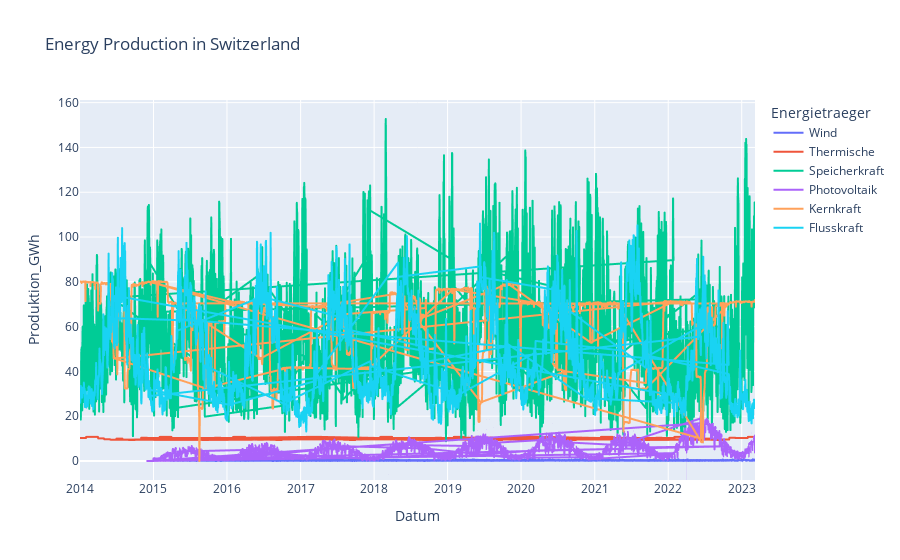

Write notebook code for a chart like this one.
### Code cell
# Create a new dataframe that combines all the individual dataframes
combined_df = pd.concat([df_wind, df_thermal, df_storage, df_photovoltaic, df_nuclear, df_flow])

# Plot the combined dataframe using Plotly
fig = px.line(combined_df, x='Datum', y='Produktion_GWh', color='Energietraeger', title='Energy Production in Switzerland')

fig.show()

### Figure 1 — Plotly figure (JSON) as saved in the notebook; plotly's stock layout.template omitted (floating-point values rounded to 4 significant figures; data arrays with more than 128 entries replaced by an {"elided": "..."} marker saying what was removed)
{"data": [{"hovertemplate": "Energietraeger=Wind<br>Datum=%{x}<br>Produktion_GWh=%{y}<extra></extra>", "legendgroup": "Wind", "line": {"color": "#636efa", "dash": "solid"}, "marker": {"symbol": "circle"}, "mode": "lines", "name": "Wind", "showlegend": true, "type": "scattergl", "x": {"elided": "2989 str values"}, "xaxis": "x", "y": {"elided": "2989 float values"}, "yaxis": "y"}, {"hovertemplate": "Energietraeger=Thermische<br>Datum=%{x}<br>Produktion_GWh=%{y}<extra></extra>", "legendgroup": "Thermische", "line": {"color": "#EF553B", "dash": "solid"}, "marker": {"symbol": "circle"}, "mode": "lines", "name": "Thermische", "showlegend": true, "type": "scattergl", "x": {"elided": "3354 str values"}, "xaxis": "x", "y": {"elided": "3354 float values"}, "yaxis": "y"}, {"hovertemplate": "Energietraeger=Speicherkraft<br>Datum=%{x}<br>Produktion_GWh=%{y}<extra></extra>", "legendgroup": "Speicherkraft", "line": {"color": "#00cc96", "dash": "solid"}, "marker": {"symbol": "circle"}, "mode": "lines", "name": "Speicherkraft", "showlegend": true, "type": "scattergl", "x": {"elided": "3354 str values"}, "xaxis": "x", "y": {"elided": "3354 float values"}, "yaxis": "y"}, {"hovertemplate": "Energietraeger=Photovoltaik<br>Datum=%{x}<br>Produktion_GWh=%{y}<extra></extra>", "legendgroup": "Photovoltaik", "line": {"color": "#ab63fa", "dash": "solid"}, "marker": {"symbol": "circle"}, "mode": "lines", "name": "Photovoltaik", "showlegend": true, "type": "scattergl", "x": {"elided": "3020 str values"}, "xaxis": "x", "y": {"elided": "3020 float values"}, "yaxis": "y"}, {"hovertemplate": "Energietraeger=Kernkraft<br>Datum=%{x}<br>Produktion_GWh=%{y}<extra></extra>", "legendgroup": "Kernkraft", "line": {"color": "#FFA15A", "dash": "solid"}, "marker": {"symbol": "circle"}, "mode": "lines", "name": "Kernkraft", "showlegend": true, "type": "scattergl", "x": {"elided": "3354 str values"}, "xaxis": "x", "y": {"elided": "3354 float values"}, "yaxis": "y"}, {"hovertemplate": "Energietraeger=Flusskraft<br>Datum=%{x}<br>Produktion_GWh=%{y}<extra></extra>", "legendgroup": "Flusskraft", "line": {"color": "#19d3f3", "dash": "solid"}, "marker": {"symbol": "circle"}, "mode": "lines", "name": "Flusskraft", "showlegend": true, "type": "scattergl", "x": {"elided": "3354 str values"}, "xaxis": "x", "y": {"elided": "3354 float values"}, "yaxis": "y"}], "layout": {"legend": {"title": {"text": "Energietraeger"}, "tracegroupgap": 0}, "title": {"text": "Energy Production in Switzerland"}, "xaxis": {"anchor": "y", "domain": [0, 1], "title": {"text": "Datum"}}, "yaxis": {"anchor": "x", "domain": [0, 1], "title": {"text": "Produktion_GWh"}}}}
